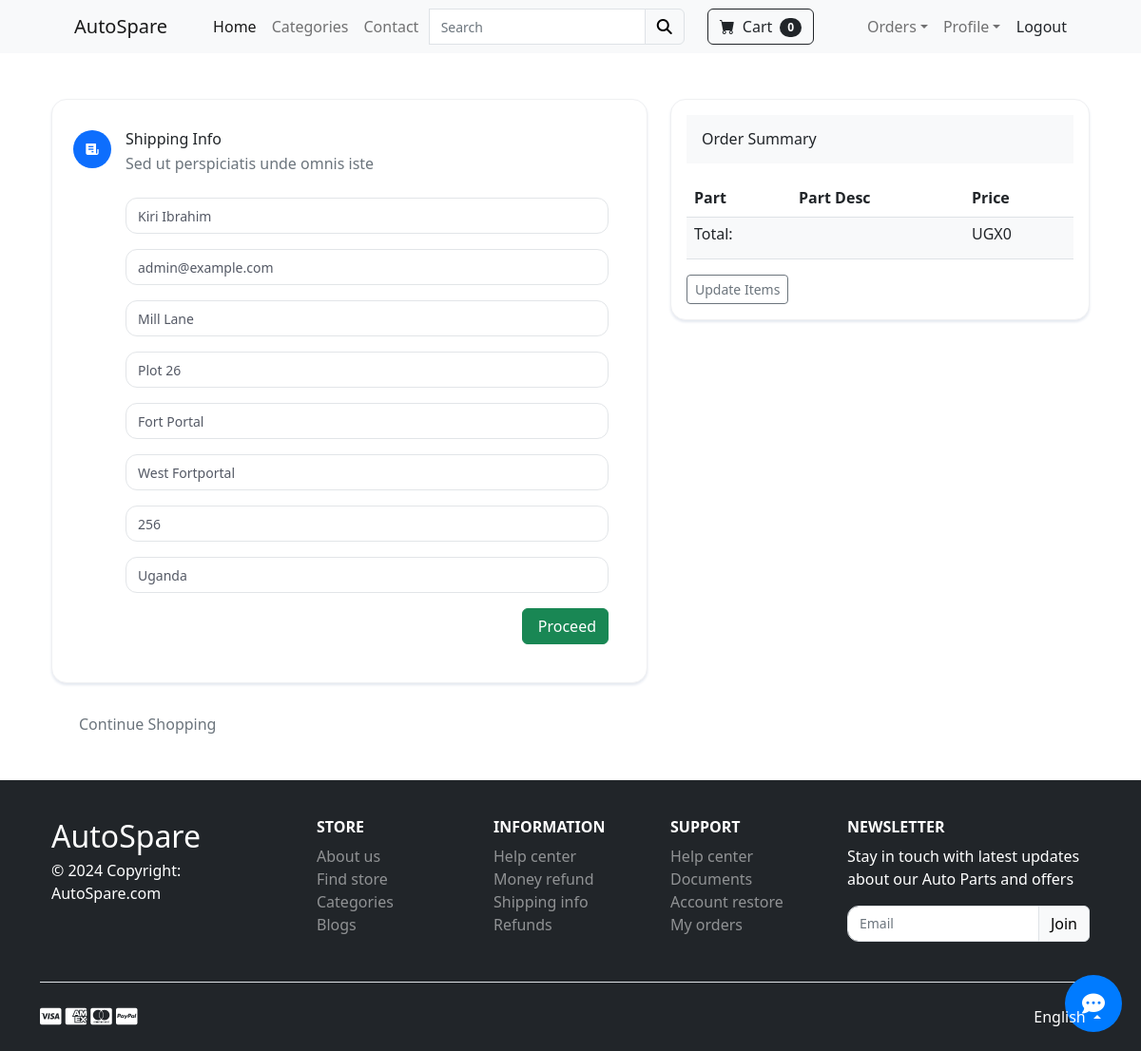
The app's page /payment/checkout (signed in) with its own data.
### payment/models.py (models this page shows, shortened)
class ShippingAddress(models.Model):
    user = models.ForeignKey(User, on_delete=models.CASCADE, null=True, blank=True)
    shipping_full_name = models.CharField(max_length=255)
    shipping_email = models.CharField(max_length=255)
    shipping_address1 = models.CharField(max_length=255)
    shipping_address2 = models.CharField(max_length=255, null=True, blank=True)
    shipping_city = models.CharField(max_length=255)
    shipping_state = models.CharField(max_length=255, null=True, blank=True)
    shipping_zipcode = models.CharField(max_length=255, null=True, blank=True)
    shipping_country = models.CharField(max_length=255)
    class Meta:
        verbose_name_plural = "Shipping Address"

### payment/views.py (the view)
# urls.py: path('checkout', views.checkout, name='checkout'),
def checkout(request):
    cart = Cart(request)
    cart_parts = cart.get_pars
    quantities = cart.get_quants
    totals = cart.cart_total()
    if request.user.is_authenticated:
        shipping_user = ShippingAddress.objects.get(user__id=request.user.id)
        shipping_form = ShippingForm(request.POST or None, instance=shipping_user)
        return render(request, "payment/checkout.html", {"cart_parts":cart_parts, "quantities":quantities, "totals":totals, "shipping_form":shipping_form})
    else:
        shipping_form = ShippingForm(request.POST or None)
        return render(request, "payment/checkout.html", {"cart_parts":cart_parts, "quantities":quantities, "totals":totals, "shipping_form":shipping_form})

### cart/cart.py (called while the page is built, shortened)
    def cart_total(self):
        part_ids = self.cart.keys()
        parts = Part.objects.filter(id__in=part_ids)
        quantities = self.cart
        total = 0
        return total

    def __len__(self):
        return len(self.cart)

    def get_pars(self):
        part_ids = self.cart.keys()
        parts = Part.objects.filter(id__in=part_ids)
        return parts

### cart/context_processors.py (called while the page is built)
def cart(request):
    return {'cart': Cart(request)}

### payment/templates/payment/checkout.html (shortened to what this page needs)
{% extends 'base.html' %}
{% block content %}
<div class="container mt-5">
    <div class=" row">
        <div class="col-xl-7">
            <div class="card">
                <div class="card-body">
                    <ol class="activity-checkout mb-0 px-4 mt-3">
                        <li class="checkout-item">
                            <div class="avatar checkout-icon p-1">
                                <div class="avatar-title rounded-circle bg-primary">
                                    <i class="bx bxs-receipt text-white font-size-20"></i>
                                </div>
                            </div>
                            <div class="feed-item-list">
                                <div>
                                    <h5 class="font-size-16 mb-1">Shipping Info</h5>
                                    <p class="text-muted text-truncate mb-4">Sed ut perspiciatis unde omnis iste</p>
                                    <div class="">
                                        <form method="POST" action="{% url 'billing_info' %}">
                                            {{ shipping_form.as_p }}
                                            <div class="text-end mt-0 mt-sm-0">
                                                <button type="submit" class="btn btn-success">
                                                    Proceed</button>
                                            </div>
                                        </form>
                                    </div>
                                </div>
                            </div>
                        </li>
                    </ol>
                </div>
            </div>
            <div class="row my-4">
                <div class="col">
                    <a href="{% url 'home' %}" class="btn btn-link text-muted">
                         Continue Shopping </a>
                </div>
            </div>
        </div>
        <div class="col-xl-5">
            <div class="card checkout-order-summary">
                <div class="card-body">
                    <div class="p-3 bg-light mb-3">
                        <h5 class="font-size-16 mb-0">Order Summary</h5>
                    </div>
                    <div class="table-responsive">
                        <table class="table table-centered mb-0 table-nowrap">
                            <thead>
                                <tr>
                                    <th class="border-top-0" style="width: 110px;" scope="col">Part</th>
                                    <th class="border-top-0" scope="col">Part Desc</th>
                                    <th class="border-top-0" scope="col">Price</th>
                                </tr>
                            </thead>
                            <tbody>
                                <tr class="bg-light">
                                    <td colspan="2">
                                        <h6 class="font-size-16 m-0">Total:</h5>
                                    </td>
                                    <td>
                                        <h6 class="font-size-16">UGX{{ totals }}</h6>
                                    </td>
                                </tr>
                            </tbody>
                        </table>
                        <a href="{% url 'cart_summary' %}" class="btn btn-sm btn-outline-secondary mt-3">Update
                            Items</a>
                    </div>
                </div>
            </div>
        </div>
    </div>
</div>
{% endblock %}

### static/css/checkout.css (style rules this page uses)
.card { margin-bottom: 24px; -webkit-box-shadow: 0 2px 3px #e4e8f0; box-shadow: 0 2px 3px #e4e8f0; }
.card { position: relative; display: -webkit-box; display: -ms-flexbox; display: flex; -webkit-box-orient: vertical; -webkit-box-direction: normal; -ms-flex-direction: column; flex-direction: column; min-width: 0; word-wrap: break-word; background-color: #fff; background-clip: border-box; border: 1px solid #eff0f2; border-radius: 1rem; }
.activity-checkout { list-style: none }
.activity-checkout .checkout-icon { position: absolute; top: -4px; left: -24px }
.activity-checkout .checkout-item { position: relative; padding-bottom: 24px; padding-left: 35px; border-left: 2px solid #f5f6f8 }
.activity-checkout .checkout-item:first-child { border-color: #3b76e1 }
.activity-checkout .checkout-item:first-child:after { background-color: #3b76e1 }
.activity-checkout .checkout-item:last-child { border-color: transparent }
.avatar { height: 3rem; width: 3rem }
.avatar-title { -webkit-box-align: center; -ms-flex-align: center; align-items: center; background-color: #3b76e1; color: #fff; display: -webkit-box; display: -ms-flexbox; display: flex; font-weight: 500; height: 100%; -webkit-box-pack: center; -ms-flex-pack: center; justify-content: center; width: 100% }
.font-size-16 { font-size: 16px!important; }
.text-truncate { overflow: hidden; text-overflow: ellipsis; white-space: nowrap; }
a { text-decoration: none!important; }
.form-control { display: block; width: 100%; padding: 0.47rem 0.75rem; font-size: .875rem; font-weight: 400; line-height: 1.5; color: #545965; background-color: #fff; background-clip: padding-box; border: 1px solid #e2e5e8; -webkit-appearance: none; -moz-appearance: none; appearance: none; border-radius: 0.75rem; -webkit-transition: border-color .15s ease-in-out,-webkit-box-shadow .15s ease-in-out; transition: border-color .15s ease-in-out,-webkit-box-shadow .15s ease-in-out; transition: border-color .15s ease-in-out,box-shadow .15s ease-in-out; transition: border-color .15s ease-in-out,box-shadow .15s ease-in-out,-webkit-box-shadow .15s ease-in-out; }

### static/css/billing_info.css (style rules this page uses)
.row { margin: 0; }
a { color: black; }

### records on screen
ShippingAddress: shipping_full_name "Kiri Ibrahim", shipping_email "admin@example.com", shipping_address1 "Mill Lane", shipping_address2 "Plot 26", shipping_city "Fort Portal", shipping_state "West Fortportal", shipping_zipcode "256", shipping_country "Uganda"

### other values on screen
{{ cart|length }} "0"
{{ totals }} "0"
